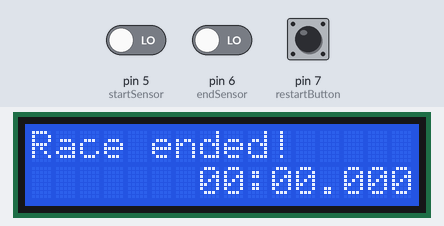
Bench run of a sketch on a simulated Arduino Uno, built with avr-gcc and run on an emulated ATmega328P. On the bench: 16×2 character LCD. The test bench sets the inputs (shaded band); at power-on: pin 7 (restartButton) LOW, pin 6 (endSensor) LOW, pin 5 (startSensor) LOW. What the sketch prints to the serial monitor is not drawn.

Above: at 1.2 s.
1.3 s: pin 7 (restartButton) pulled HIGH for 0.15 s
At 1.5 s:
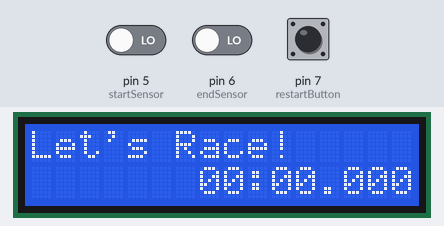
4.4 s: pin 6 (endSensor) driven HIGH
At 5.5 s:
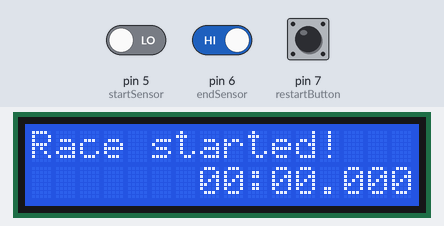
7.4 s: pin 5 (startSensor) driven HIGH
At 7.57 s:
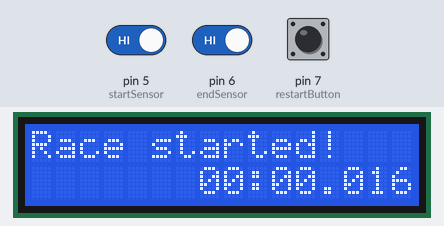
8.9 s: pin 6 (endSensor) driven LOW
At 10.0 s:
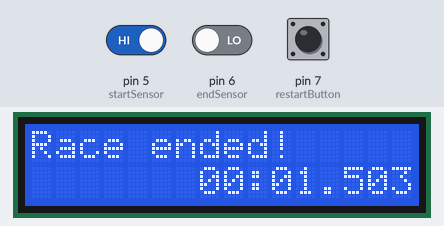
10.4 s: pin 5 (startSensor) driven LOW
13.4 s: pin 7 (restartButton) pulled HIGH for 3.2 s
At 14.6 s:
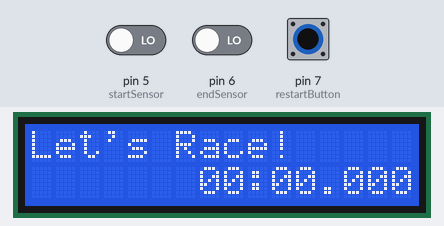
Timing chart, 0 to 16.4 s (numbered marks = the images above; inputs shaded):
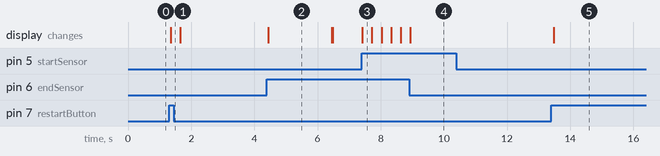

The sketch:

Race_Timer.ino
```cpp
#include <LiquidCrystal_I2C.h>

#define startSensor 5
#define endSensor 6
#define restartButton 7

LiquidCrystal_I2C lcd(0x3F, 16, 2);

String disp = "00:00.000";
bool started = 0;
unsigned long prev = 0;

void setup()
{
   pinMode(startSensor,INPUT);
   pinMode(endSensor,INPUT);

   Serial.begin(9600);
   lcd.begin();
   lcd.setCursor(0,0);
   lcd.print("Let's Race!     ");
}

void loop()
{
   if (not digitalRead(startSensor))
   {
     lcd.setCursor(0,0);
     lcd.print("Race started!   ");
     prev = millis();
     started = 1;
   }
   if (not digitalRead(endSensor))
   {
     lcd.setCursor(0,0);
     lcd.print("Race ended!     ");
     started = 0;
   }
   if (digitalRead(restartButton))
   {
     started = 0;
     lcd.setCursor(0,0);
     lcd.print("Let's Race!     ");
     disp = "00:00.000";
   }

   if (started)
   {
     disp = getTime(millis()-prev);
   }
   else
   {
     ;
   }

   lcd.setCursor(0,1);
   lcd.print("       ");
   lcd.print(disp);
   Serial.println(disp);
}

String getTime(unsigned long tick)
{
  String displayClock = "";
  int minutes = tick/60000;
  int seconds = (tick-(minutes*60000))/1000;
  int milliseconds = (tick-(minutes*60000)-(seconds*1000));

  if (minutes<10){displayClock += 0;}
  displayClock += minutes;
  displayClock += ":";
  if (seconds<10){displayClock += 0;}
  displayClock += seconds;
  displayClock += ".";
  if (milliseconds<100){displayClock += 0;}
  if (milliseconds<10){displayClock += 0;}
  displayClock += milliseconds;

  return displayClock;
}
```

Measured:
- after the input at 1.3 s, the display: changes after 0.05 s (image 1)
- after the input at 4.4 s, the display: changes at once (image 2)
- after the input at 7.4 s, the display: changes at once (image 3)
- after the input at 8.9 s, the display: changes at once (image 4)
- after the input at 10.4 s, every drawn part: stays the same
- after the input at 13.4 s, the display: changes after 0.07 s (image 5)
- what the display in image 2 shows lasts 2.1 s, from 4.4 s to 6.5 s
